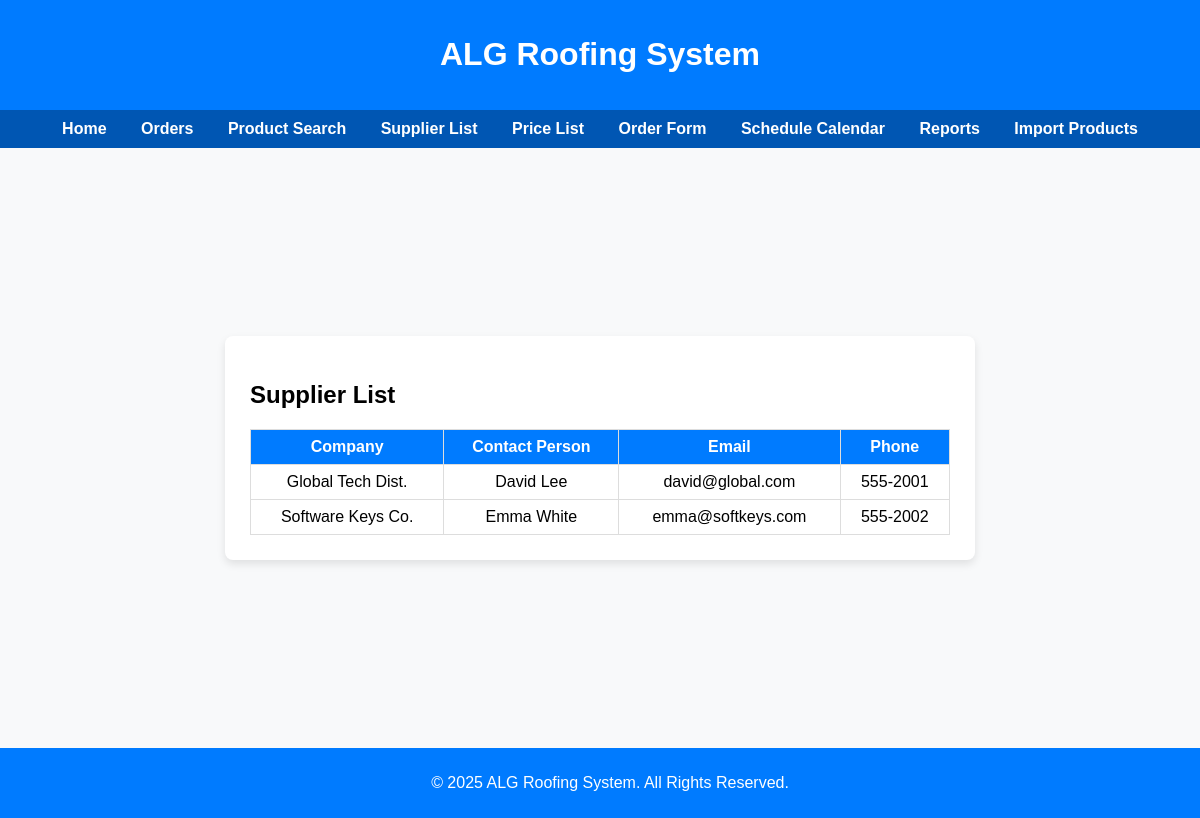
The app's page /supplier_list.php with its own data.
### tables this page shows
CREATE TABLE `supplier` (
  `Supplier_id` int(11) NOT NULL,
  `Company_Name` varchar(50) NOT NULL,
  `Contact_Person` varchar(50) DEFAULT NULL,
  `Email` varchar(50) DEFAULT NULL,
  `Address` varchar(50) DEFAULT NULL,
  `Contact_Num` varchar(50) DEFAULT NULL
);

### supplier_list.php (the view, shortened to what this page needs)
<?php include("db.php"); ?>
<!DOCTYPE html>
<html lang="en">
<head>
</head>
<body>
    <header>
        <h1>ALG Roofing System</h1>
    </header>
    <nav>
        <a href="index.php">Home</a>
        <a href="orders.php">Orders</a>
        <a href="products.php">Product Search</a>
        <a href="supplier_list.php">Supplier List</a>
        <a href="price_list.php">Price List</a>
        <a href="orderform.php">Order Form</a>
        <a href="calendar.php">Schedule Calendar</a>
        <a href="reports.php">Reports</a>
        <a href="import_products.php">Import Products</a>
    </nav>
    <main>
        <div class="card">
            <h2>Supplier List</h2>
            <table>
                <tr><th>Company</th><th>Contact Person</th><th>Email</th><th>Phone</th></tr>
                <?php
                $sql = "SELECT * FROM Supplier";
                $result = $conn->query($sql);
                if ($result->num_rows > 0) {
                    while($row = $result->fetch_assoc()) {
                        echo "<tr>
                                <td>".$row["Company_Name"]."</td>
                                <td>".$row["Contact_Person"]."</td>
                                <td>".$row["Email"]."</td>
                                <td>".$row["Contact_Num"]."</td>
                              </tr>";
                    }
                } else {
                    echo "<tr><td colspan='4'>No suppliers found.</td></tr>";
                }
                ?>
            </table>
        </div>
    </main>
    <footer>
        <p>&copy; 2025 ALG Roofing System. All Rights Reserved.</p>
    </footer>
</body>
</html>

### supplier_list.php (style rules this page uses)
body { margin:0;font-family:Arial,sans-serif;background:#f8f9fa; }
header { background:#007bff;color:white;padding:15px;text-align:center; }
nav { background:#0056b3;padding:10px;text-align:center; }
nav a { color:white;text-decoration:none;margin:0 15px;font-weight:bold; }
main { min-height:70vh;display:flex;justify-content:center;align-items:center;flex-direction:column;padding:20px; }
footer { background:#007bff;color:white;text-align:center;padding:10px;width:100%; }
.card { background:white;padding:25px;border-radius:8px;box-shadow:0px 4px 8px rgba(0,0,0,0.1);max-width:700px;width:90%; }
table { width:100%;border-collapse:collapse;margin-top:20px; }
th, td { border:1px solid #ddd;padding:8px;text-align:center; }
th { background:#007bff;color:white; }

### records on screen
supplier: Company_Name "Global Tech Dist.", Contact_Person "David Lee", Email "david@global.com", Contact_Num "555-2001"
supplier: Company_Name "Software Keys Co.", Contact_Person "Emma White", Email "emma@softkeys.com", Contact_Num "555-2002"
